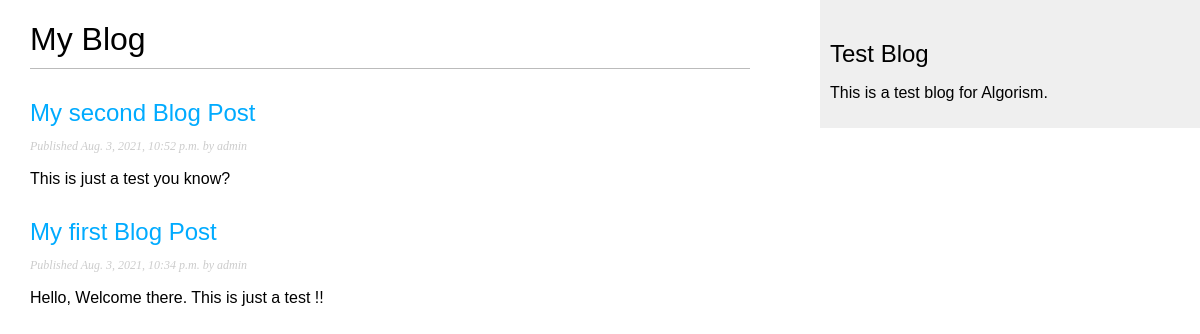
/myblog/, run on an earlier commit of the app's database.
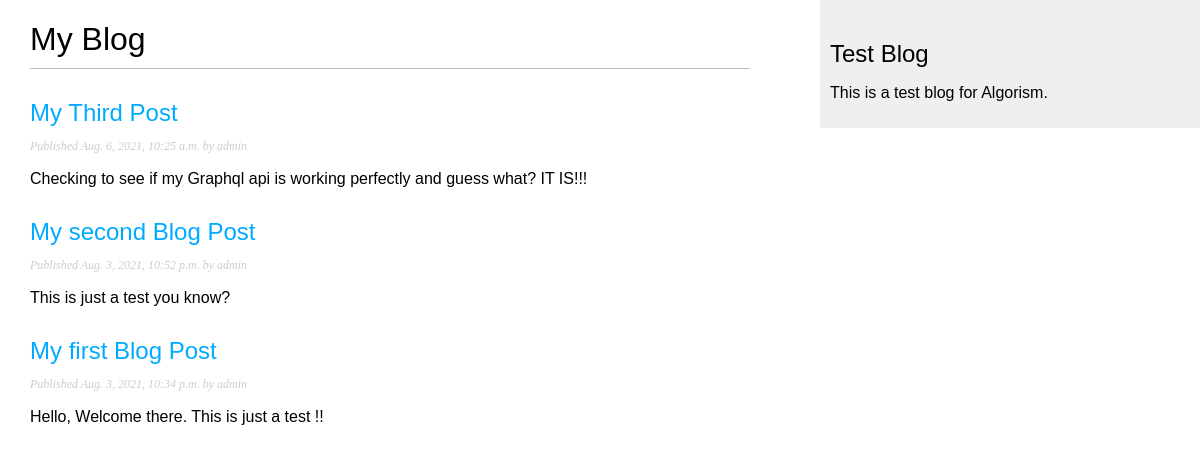
And on a later commit of the database.
### myblog/models.py (models this page shows, shortened)
class Post(models.Model):
    STATUS_CHOICES = (
        ('draft', 'Draft'),
        ('published', 'Published'),
    )
    title = models.CharField(max_length=250)
    description = models.CharField(max_length=400, default="Add a Description")
    slug = models.SlugField(max_length=250,
                            unique=True)
    author = models.ForeignKey(User,
                               on_delete=models.CASCADE,
                               related_name='blog_posts')
    body = models.TextField()
    publish = models.DateTimeField(default=timezone.now)
    created = models.DateTimeField(auto_now_add=True)
    updated = models.DateTimeField(auto_now=True)
    status = models.CharField(max_length=10,
                              choices=STATUS_CHOICES,
                              default='draft')
    class Meta:
        ordering = ('-publish',)
    def get_absolute_url(self):
        return reverse('myblog:post_detail',
                        args=[self.publish.year,
                        self.publish.month,
                        self.publish.day, self.slug]
                      )

### myblog/views.py (the view)
def post_list(request):
    posts = Post.objects.all().filter(status='published')
    return render (request,
                  'myblog/post/list.html',
                  {'posts':posts}
                  )

### myblog/templates/myblog/post/list.html (shortened to what this page needs)
{% extends "myblog/base.html" %}
{% block content %}
    <h1>My Blog</h1>
    {% for post in posts %}
        <h2>
            <a href="{{ post.get_absolute_url }}">
                {{ post.title }}
            </a>
        </h2>
        <p class="date">
            Published {{ post.publish }} by {{ post.author }}
        </p>
        {{ post.body|truncatewords:30|linebreaks }}
    {% endfor %}
{% endblock %}

### myblog/templates/myblog/base.html (shortened to what this page needs)
{% load static %}
<!DOCTYPE html>
<html>
<head>
    <link href="{% static "css/myblog.css" %}" rel="stylesheet">
</head>
<body>
    <div id="content">
        {% block content %}
        {% endblock %}
    </div>
    <div id="sidebar">
        <h2>Test Blog</h2>
        <p>This is a test blog for Algorism.</p>
    </div>
</body>
</html>

### myblog/static/css/myblog.css (style rules this page uses)
body { margin:0; padding:0; font-family:helvetica, sans-serif; }
a { color:#00abff; text-decoration:none; }
h1 { font-weight:normal; border-bottom:1px solid #bbb; padding:0 0 10px 0; }
h2 { font-weight:normal; margin:30px 0 0; }
#content { float:left; width:60%; padding:0 0 0 30px; }
#sidebar { float:right; width:30%; padding:10px; background:#efefef; height:100%; }
p.date { color:#ccc; font-family: georgia, serif; font-size: 12px; font-style: italic; }

What changed in the data, as far as the page shows it:
added Post: title "My Third Post", publish "Aug. 6, 2021, 10:25 a.m.", author "admin", body "Checking to see if my Graphql api is working perfectly and guess what? IT IS!!!"
